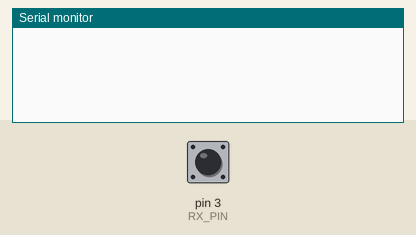
Simulated run of this sketch. Board: Arduino Mega 2560, built with avr-gcc and run on an emulated ATmega2560. Parts: the last lines printed to the serial monitor. The inputs (shaded band) are chosen by the test bench; at power-on: pin 3 (RX_PIN) HIGH.

Above: at 1.2 s.
1.3 s: pin 3 (RX_PIN) pulsed LOW 2 times (0.12 s each, 0.3 s apart)
At 2.9 s:
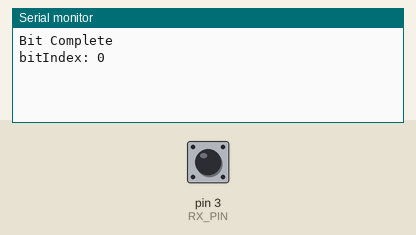
3.4 s: pin 3 (RX_PIN) driven LOW
At 4.3 s:
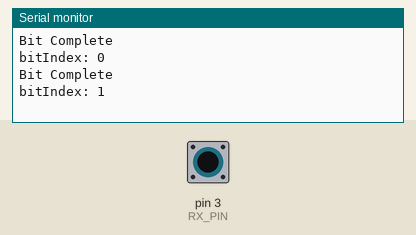

The sketch:

MotorbikeScreen.ino
```cpp
#include <Arduino.h>

#define T_OSC 100
#define TX_PIN 2
#define RX_PIN 3

short battery = 0;
short current = 0;
short currentPercent = 0;
short rpm = 0;
long faultCode = 0;
bool regen = false;
bool brake = false;
unsigned long lastTime;
unsigned long lastDuration = 0;
byte lastCrc = 0;
uint8_t data[12];
int bitIndex = -1;

void send_bit(uint8_t bit) {
  if (bit) {
    digitalWrite(TX_PIN, LOW);
    delayMicroseconds(32 * T_OSC);
    digitalWrite(TX_PIN, HIGH);
    delayMicroseconds(64 * T_OSC);
  } else {
    digitalWrite(TX_PIN, LOW);
    delayMicroseconds(64 * T_OSC);
    digitalWrite(TX_PIN, HIGH);
    delayMicroseconds(32 * T_OSC);
  }
}

void send_start_bit(void) {
  digitalWrite(TX_PIN, LOW);
  delayMicroseconds(992 * T_OSC);
  digitalWrite(TX_PIN, HIGH);
  delayMicroseconds(32 * T_OSC);
}

void idle(void) {
  digitalWrite(TX_PIN, LOW);
  // delayMicroseconds(992 * T_OSC);
  // delayMicroseconds(9930 * T_OSC);
  //digitalWrite(TX_PIN, HIGH);
  //delayMicroseconds(33*T_OSC);
}

void send_byte(uint8_t data) {
  uint8_t mask = 0x80;

  for (uint8_t i = 0; i < 8; i++) {
    if (data & mask) {
      send_bit(1);
      // Serial.print(1);
    } else {
      send_bit(0);
      // Serial.print(0);
    }

    mask = mask >> 1;
  }
  // Serial.print("|");
}

void send_buff(uint8_t* buf, uint8_t len) {
  for (uint8_t i = 0; i < len; i++) {
    send_byte(buf[i]);
  }
  // Serial.println("");
}

void send_frame() {

  uint8_t tx_data[12];

  // Fill tx_data array
  tx_data[0] = 0x08;   // Device code (fixed)
  tx_data[1] = 0x61;   // Sequence code (fixed)
  tx_data[2] = 0x0A;   // Example tx_data
  tx_data[3] = 0x40;   // Example tx_data
  tx_data[4] = 0x01;   // Example tx_data
  tx_data[5] = 0x01;   // Example tx_data
  tx_data[6] = 0x32;   // Example tx_data
  tx_data[7] = 0x08;   // Example tx_data
  tx_data[8] = 0x01;   // Example tx_data
  tx_data[9] = 0x32;   // Example tx_data
  tx_data[10] = 0x50;  // Example tx_data

  // Calculate checksum
  byte crc = 0;
  for (int i = 0; i < 11; i++) {
    crc ^= tx_data[i];
  }
  //Serial.println("crc infunc" + String(tx_data[11]));
  tx_data[11] = crc;

  // send tx_data
  send_buff(tx_data, 12);
}

void sifChange() {
  int val = digitalRead(RX_PIN);
  unsigned long duration = micros() - lastTime;
  lastTime = micros();

  if (val == LOW) {
    if (lastDuration > 0) {
      bool bitComplete = false;
      float ratio = float(lastDuration) / float(duration);

      // Debug print statements
      // Serial.print("Duration: ");
      // Serial.print(duration);
      // Serial.print(",duration Last Duration: ");
      // Serial.print(lastDuration);
      // Serial.print(", Ratio: ");
      // Serial.println(ratio);

      if (round(lastDuration / duration) >= 31) {
        bitIndex = 0;
        Serial.println("start frame -------------------------------------------------------");
      } else if (ratio > 1.5) {
        // bit value 0
        bitClear(data[bitIndex / 8], 7 - (bitIndex % 8));
        bitComplete = true;
      } else if (1 / ratio > 1.5) {
        // bit value 1println
        bitSet(data[bitIndex / 8], 7 - (bitIndex % 8));
        bitComplete = true;
      } else {
        Serial.println(String(duration) + "-" + String(lastDuration));
      }
      if (bitIndex % 8 == 0 && bitIndex != 0) {
        Serial.println("---------------");
      }

      if (bitComplete) {
        Serial.println("Bit Complete");
        bitIndex++;
        Serial.println("bitIndex: " + String(bitIndex));
        if (bitIndex == 96) {
          bitIndex = 0;
          byte crc = 0;
          for (int i = 0; i < 11; i++) {
            crc ^= data[i];
          }
          if (crc != data[11]) {
            Serial.println("CRC FAILURE: " + String(crc) + "-" + String(data[11]));
          }
          if (crc == data[11]) {  // (crc == data[11] && crc != lastCrc)
            lastCrc = crc;
            for (int i = 0; i < 12; i++) {
              Serial.print(data[i], HEX);
              Serial.print(" ");
            }
            Serial.println();
            battery = data[9];
            current = data[6];
            currentPercent = data[10];
            rpm = ((data[7] << 8) + data[8]) * 1.91;
            brake = bitRead(data[4], 5);
            regen = bitRead(data[4], 3);

            Serial.print("Battery %: " + String(battery));
            Serial.print(" Current %: " + String(currentPercent));
            Serial.print(" Current A: " + String(current));
            Serial.print(" RPM: " + String(rpm));
            if (brake) Serial.print(" BRAKE");
            if (regen) Serial.print(" REGEN");
            Serial.println();
          }
        }
      }
    }
  }
  lastDuration = duration;
}
void setup() {
  Serial.begin(115200);
  pinMode(TX_PIN, OUTPUT);
  idle();
  pinMode(RX_PIN, INPUT);
  lastTime = micros();
  attachInterrupt(digitalPinToInterrupt(RX_PIN), sifChange, CHANGE);
}

void loop() {
  // idle();
  send_start_bit();
  send_frame();
  idle();
  delay(100);
  //delay(1000);
  // send_data(data);
}
//
```

Measured:
- after the input at 1.3 s, the serial monitor: prints a new line after 0.30 s (image 1)
- after the input at 3.4 s, the serial monitor: prints a new line at once (image 2)
